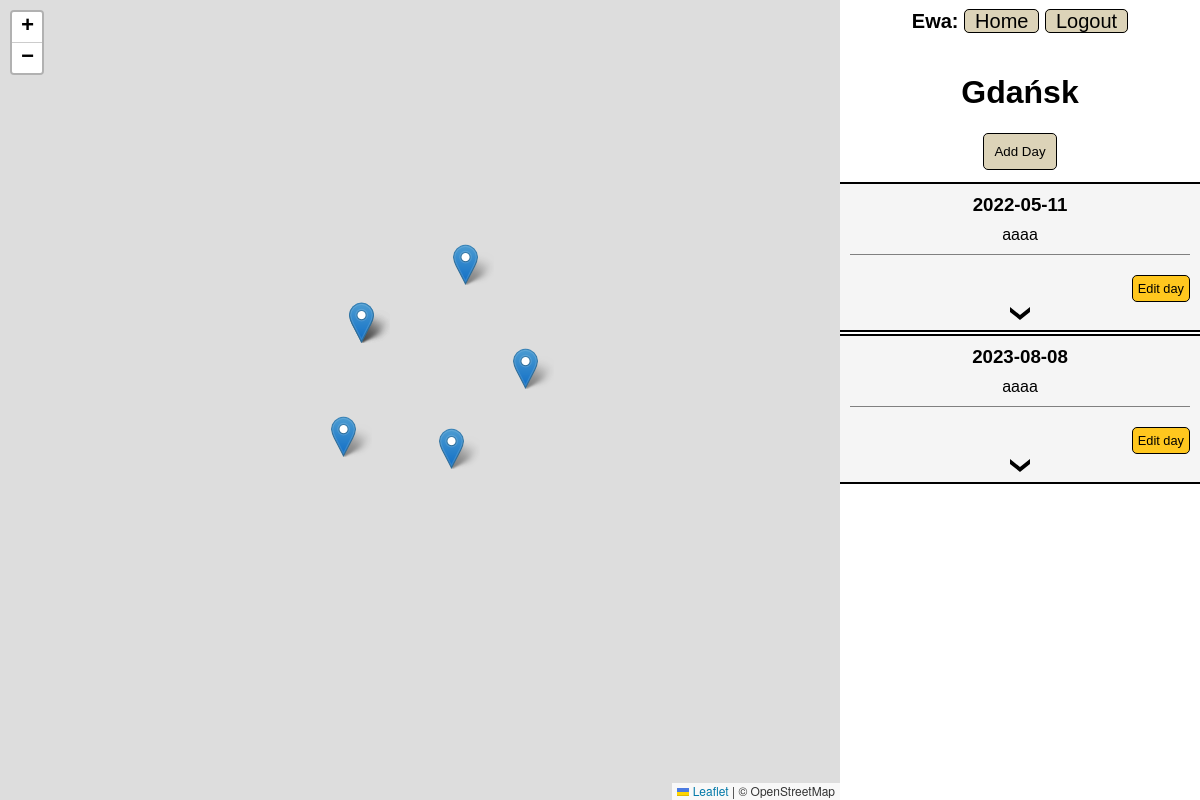
Before: /adventure/47 (signed in) with the older database file.
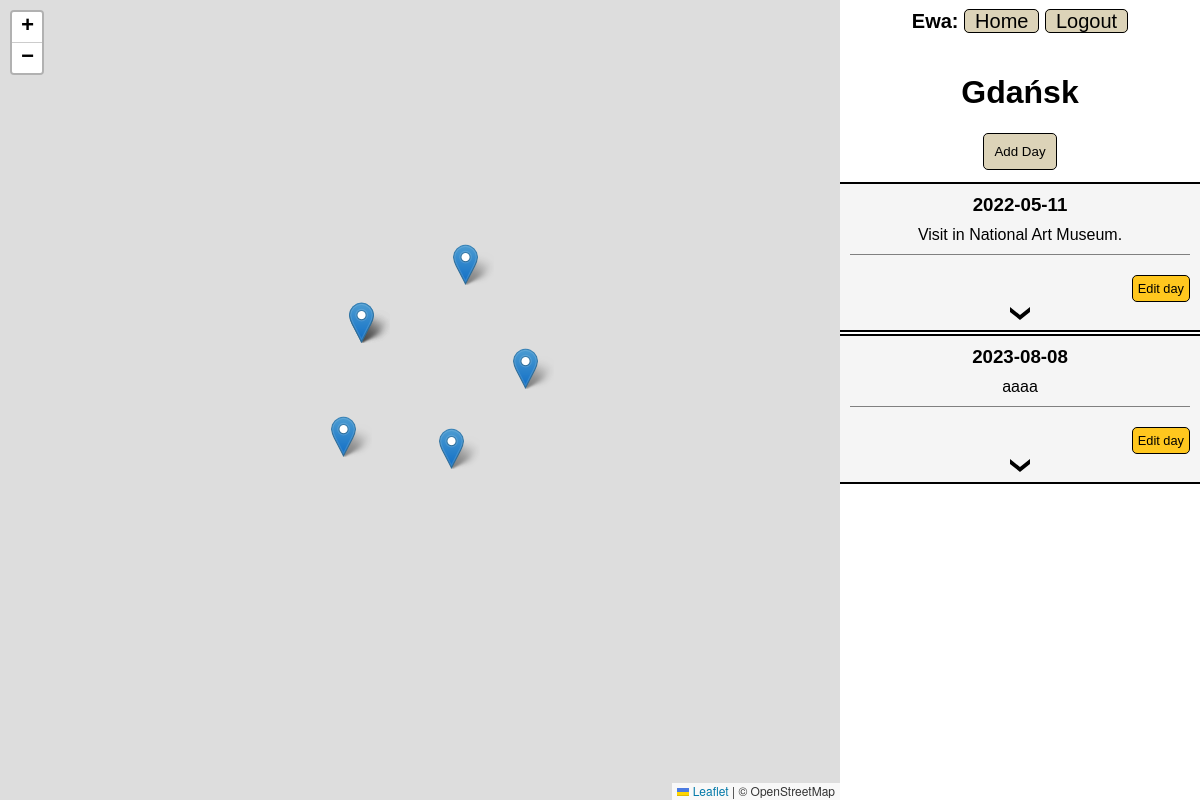
After: the same page with the newer database file.
### adventure/models.py (models this page shows)
class Day(models.Model):
    adventure = models.ForeignKey(Adventure, on_delete=models.CASCADE)
    description = models.CharField(max_length=5000)
    date = models.DateField()

### adventure/views.py (the view)
# urls.py: path('adventure/<int:id>', views.adventure, name='adventure'),
@login_required
def adventure(request, id, message=None):
    try:
        message = request.GET['message']
    except:
        pass
    adventure = Adventure.objects.get(pk = id)
    if request.user == adventure.author:
        days = Day.objects.filter(adventure = id).order_by("date")
        days_and_locations = []
        if days:
            for i in range(0, len(days)):
                locations = Location.objects.filter(day=days[i])
                days_and_locations.append((days[i], locations))
        json_days = json.loads(serializers.serialize('json', days))
        if days:
            for i in range(len(days)):
                locations = Location.objects.filter(day=days[i])
                json_locations = json.loads(serializers.serialize('json', locations))
                json_days[i]['locations'] = json_locations
        return render(request, 'adventure/adventure.html',{
            'id': id,
            'days': days_and_locations,
            'adventure': adventure.title,
            'new_day': NewDayForm(),
            'edit_day': EditDayForm(),
            'new_location': NewLocationForm(),
            'edit_location': EditLocationForm(),
            'message': message,
            'markers_data': json_days,
        })
    return render(request, 'adventure/layout.html', {
        'message': "Permission Denied!",
    })

### adventure/templates/adventure/adventure.html (shortened to what this page needs)
{% extends "adventure/layout.html"%}
{% load static %}
{% block body %}
    <div>
        <h1 class="title">{{adventure}}</h1>
    </div>
    <div class="add-day">
        <button class="add" type="button" id="show-add-day-form">Add Day</button>
    </div>
    {% for day, locations in days %}
        <div class="adv-item">
            <h3>{{ day.date|date:"Y-m-d" }}</h3>
            <span>{{ day.description }}</span>
            <button type="button" class="edit" data-id="{{day.id}}" >Edit day</button>
            <img class="show-more arrow-down" src="{% static 'adventure/img/arrow-down.svg' %}" alt="show location arrow">
        </div>
    {% empty %}
        <span> No days yet. </span>
    {% endfor %}
{% endblock %}

Changed rows visible on the page:
changed Day: description "aaaa" → "Visit in National Art Museum."
